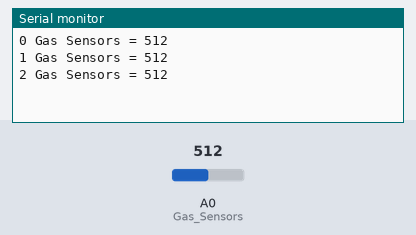
Bench run of a sketch on a simulated Arduino Uno, built with avr-gcc and run on an emulated ATmega328P. On the bench: the last lines printed to the serial monitor. Inputs (shaded band) come from the test bench; at power-on: A0 (Gas_Sensors) = 512.

Above: at 1.3 s.
1.4 s: A0 (Gas_Sensors) set to 716
At 1.9 s:
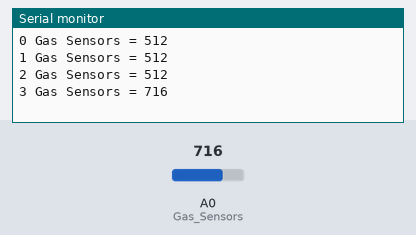
2.9 s: A0 (Gas_Sensors) set to 900
At 3.4 s:
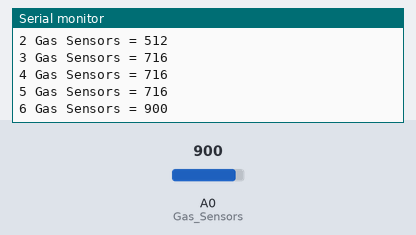
Timing chart, 0 to 5.9 s (numbered marks = the images above; inputs shaded):
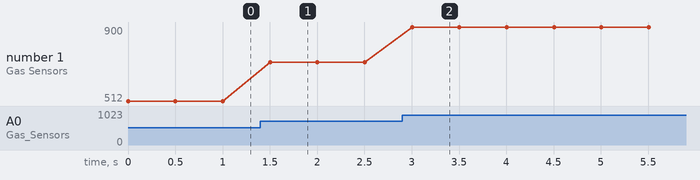

Measured:
- after the input at 1.4 s, the serial monitor: prints a new line after 0.10 s (image 1)
- after the input at 2.9 s, the serial monitor: prints a new line after 0.10 s (image 2)
- plotted number 1: 512 → 716 after the input at 1.4 s, 716 → 900 after the input at 2.9 s

The sketch:

mqx_test.ino
```cpp
/*
MQ-X Gas Sensors
www.openjumper.com
*/
int Gas_Sensors = A0;  // connect your Gas Sensors to A0
void setup() {
  // initialize serial communications at 9600 bps:
  Serial.begin(9600);
}

int n = 0;

void loop() {
  // read the analog in value:
  int sensorValue = analogRead(Gas_Sensors);
  // print the value of Gas Sensors:
  Serial.print(n);
  Serial.print(" Gas Sensors = ");
  Serial.println(sensorValue);
  delay(500);
  n++;
}
```
